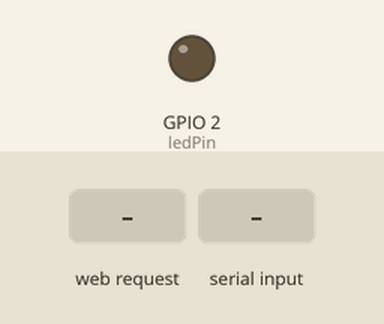
Simulated run of this sketch. Board: ESP8266 (NodeMCU). Shown: output pins drawn as LEDs (lit = HIGH). Inputs (shaded band) come from the test bench. WiFi joins after 1.5 s; servers stay silent unless stated.

Above: at 6.2 s.
6.3 s: HTTP request GET /getip received
At 7.5 s:
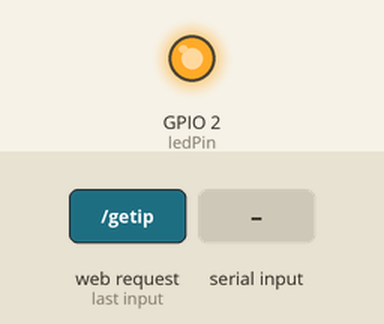
7.8 s: "!\n" received over Serial
At 9.4 s:
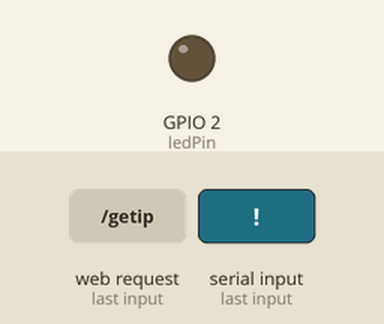
Timing chart, 0 to 10.9 s (numbered marks = the images above; inputs shaded):
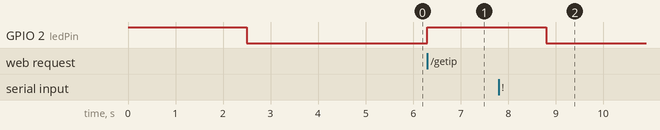

Measured:
- after the input at 6.3 s, GPIO 2 (ledPin): LOW → HIGH at once
- after the input at 7.8 s, GPIO 2 (ledPin): HIGH → LOW after 1.0 s

The sketch:

server_v1.0.ino
```cpp
/*
 * This is the code for the WiFi Module
 *
 * The job of the Wifi Module (ESP8266-01) is to receive HTTP requests over the local Wifi network
 *  and then then forward that request to the Arduino over the serial connection. The Arduino then
 *  processes the request and generates a response to the request(if required) and send it to
 *  the Wi-Fi module over serial. After which the Wi-Fi module responds back to the requester over
 *  the local network.
 *
 *
 * Before uploading this code, ensure that you assgin variables "ssid" and "password" variables
 *  with your wifi credentials.
 *  [There is no framework to assign a wifi network via a user interface]
 *  [Everytime you change your WiFi network, you will have to change the
 *    mentioned variables, recompile and reupload the code.]
 */


#include <ESP8266WiFi.h>


//GPIO
const int ledPin = 2; // GPIO2 of ESP8266 - LED used to indicate the status of the module


//WIFI
WiFiServer server(80); //Initialize a server
const char* ssid = "Wifi FREE";//type your ssid
const char* password = "comatkhau";//type your password

//WIFI Book keeping
String currlocalIP; //stores the local IP of the wifi module (assignned by the router)
WiFiClient client; //To store a connection to the client


//String rec;//remove this if not used


/**
 * setup() function
 * Called once when the WiFi module boots up
 *
*/
void setup() {

  //LED: Initialize LED.
  pinMode(ledPin, OUTPUT);


  //LED: Turn LED ON when below initializing process begins
  digitalWrite(ledPin, HIGH);

  //Begin serial for communication with arduino
  Serial.begin(9600);
  delay(500);

  //Begin WiFi connection
  WiFi.begin(ssid, password);
  delay(500);
  while (WiFi.status() != WL_CONNECTED)//Connect to Wifi
  {
    delay(500); //wait till the WiFi is connected.
  }
  delay(500);

  //Start server on ESP8266
  server.begin();

  //LED: Turn LED OFF when initializing is done.
  digitalWrite(ledPin, LOW);

  Serial.flush();
}


/**
 * loop() function
 * This is function is called continuously by the arduino
 * Statements in here get executed like they are in an inifinite loop;
*/
void loop()
{

  //Check if there is a client request
  String clientRequest = onClientRequest();
  if(clientRequest != "N/A")
  {
    //send response to client
    String cleanClientRequest = cleanUpRequestString(clientRequest);
    String response = generateClientResponse(cleanClientRequest);
    sendToClient(response);
    return;
  }

  //Check if there is a response from the arduino
  String arduinoRequest = onArduinoRequest();
  if(arduinoRequest != "N/A")
  {

    //send response to arduino
    if(arduinoRequest.indexOf("getip") != -1)
    sendToArduino( "!"+  WiFi.localIP().toString() + "!");

    return;
  }
}


/**
 * cleanUpRequestString()
 *
 * This function cleans up any noise from the string.
 * The information we need is enclosed in "!" symbols.
 *
 * So a message from the the client to turn OFF the lights looks like !L:OFF!
 *  and to turn ON the client will send !L:ON!"
 *
 * This function cleans up anything recieved before and after the opening and closing "!"
*/
String cleanUpRequestString(String request)
{
  String clean = "";
  boolean append = false;

  for(int i = 0; i < request.length(); i ++)
  {
    if(request.charAt(i) == '!' && append == false)
    {
      append = true;
      }

    else if(request.charAt(i) == '!' && append == true)
     {
      append = false;
      clean = clean + request.charAt(i);
      break;
      }

     if(append == true)
     {
      clean = clean + request.charAt(i);
      }

    }
    return clean;
  }


/**
 * generateClientResponse()
 *
 * This client takes in a client request string and generates
 * the response forthe client
*/
String generateClientResponse(String request)
{
  //Since the arduino is cconnneted to the I/O devices of the system
  //the client's response is always forwarded to the arduino, and then the
  //reponse from the arduino is what this function actualy returns.
  String response = getArduinoResponseToRequest(request);
  return response;
}


/**
 * generateArduinoResponse()
 *
 * This function is called when the arduino is the requestor for some
 * information from the Wi-Fi mmodule.
 *
 * Information such as the local IP on the WiFi
*/
String generateArduinoResponse(String request)
{
  //If the request is to get the IP
  if(request.indexOf("getip") != -1)
  {
    return WiFi.localIP().toString();
  }

  else return  "N/A";
}


/**
 * onClientRequest()
 *
 * -Checks if there is a client
 *    -If there is, then we get that request and return it.
 *    -If there is no client, we simply return "N/A" as a string.
*/
String onClientRequest()
{
  //Get client instance
  client = server.available();

  //Check if the client is there
  if (!client) {
    client.flush();
    return "N/A"; //if not return "N/A" indicating nno client
  }

  //If client present, wait tail they send datat
  while(!client.available()){
    delay(1);
  }

  //Read the data
  String clientRequest = client.readStringUntil('\r');
  client.flush();

  //Return the data as a string.
  return clientRequest;
 }


/**
 * onArduinoRequest()
 *
 * -Checks if the arduino is trying to send data via the serial connection.
 * `    -If yes, we read it and return it.
 *      -If no, we return "N/A" as a string.
*/
String onArduinoRequest()
{
  //Check if the arduino is trying to send data
  if(!Serial.available())
  {
    Serial.flush();
    return "N/A"; //If no, then return "N/A" indicating there is not data.
  }

  //Get the data from the serail connection
  String arduinoRequest = (String) Serial.readString();
  Serial.flush();

  //Return the data as a string
  return arduinoRequest;
 }

/**
 * sendToAdrduino()
 *
 * Writes data to the serial connection of the arduino.
*/
void sendToArduino(String out)
{
  Serial.println(out);
  }

/**
 * sendToClient()
 *
 * Sends data to the client.
 * This is the reponse to the http get request that the clients
 * make (From the android app)
*/
void sendToClient(String out)
{
  client.println("HTTP/1.1 200 OK");
  client.println("Content-Type: text");
  client.println(""); //  do not forget this one
  client.println("");
  client.print(out);

  }

/**
 * getArduinoResponseToRequest()
 *
 * This function is called when the client request if for the arduino.
 *
*/
String getArduinoResponseToRequest(String request)
{
  //Print the request to the arduino
  Serial.println(request);

  //Wait for the arduino to be ready to send a response
  while(!Serial.available()){
    digitalWrite(ledPin, HIGH); //while we are waiting, turn the led ON, to indicate this state.
    }

  //get the response fromt eh arduino
  String arduinoResponse = Serial.readString();
  digitalWrite(ledPin, LOW); //turn the led off, to indicate we have got the response

  return arduinoResponse; //return the response string
}
```
